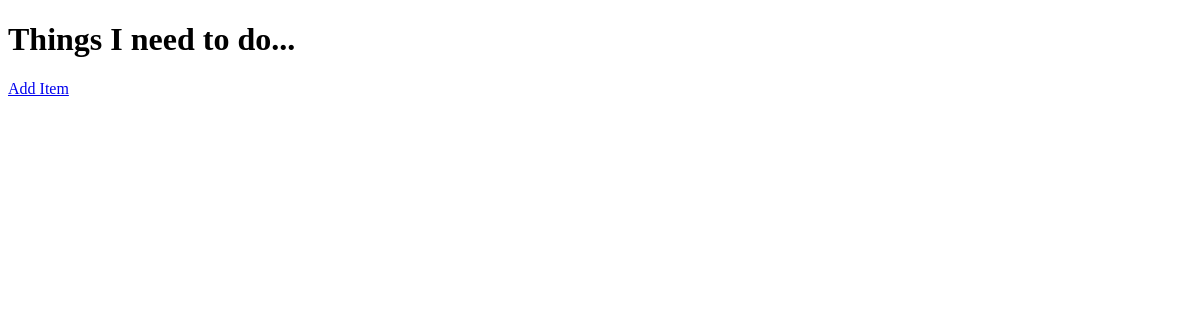
Before: / with the older database file.
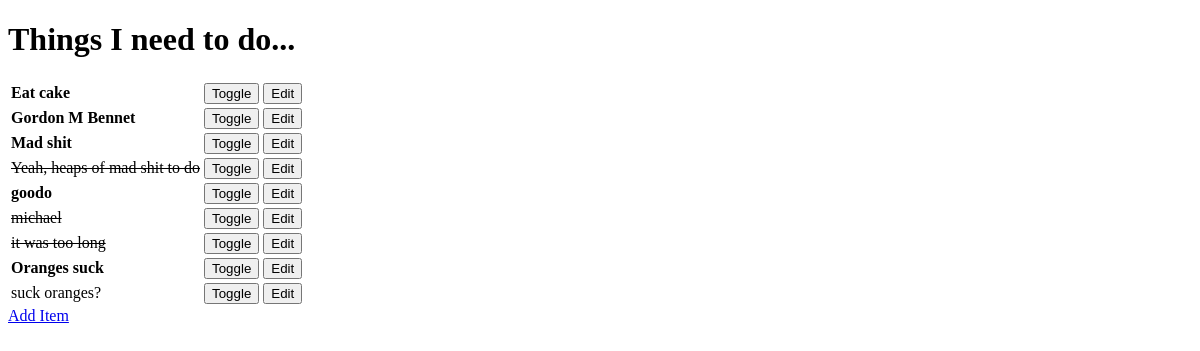
After: the same page with the newer database file.
### todo/models.py (models this page shows, shortened)
class Item(models.Model):
    name = models.CharField(max_length=30, blank=False)
    done = models.BooleanField(blank=False, default=False)
    michael = models.BooleanField(blank=False, default=True)

### todo/views.py (the view)
# urls.py: url(r'^$', get_todo_list),
def get_todo_list(request):
    results = Item.objects.all()
    return render(request, "todo_list.html", {'items': results})

### todo/templates/todo_list.html (shortened to what this page needs)
<!DOCTYPE html>
<html lang="en">
<head>
</head>
<body>
    <h1>Things I need to do...</h1>
    <table>
        {% for item in items %}
        <tr>
            {% if item.done %}
            <td><strike>{{ item.name }}</strike></td>
            {% elif item.michael %}
            <td><strong>{{ item.name }}</strong></td>
            {% else %}
            <td>{{ item.name }}</td>
            {% endif %}
            <td>
                <form method="POST" action="toggle/{{ item.id }}">{% csrf_token %}<input type="submit" value="Toggle"></form>
            </td>
            <td>
                <form method="GET" action="edit/{{ item.id }}"><input type="submit" value="Edit"></input></form>
            </td>
        </tr>
        {% endfor %}
    </table>
    <a href="add">Add Item</a>
</body>
</html>

Changed rows visible on the page:
added Item: name "Eat cake"
added Item: name "Gordon M Bennet"
added Item: name "Mad shit"
added Item: name "Yeah, heaps of mad shit to do"
added Item: name "goodo"
added Item: name "michael"
added Item: name "it was too long"
added Item: name "Oranges suck"
added Item: name "suck oranges?"
